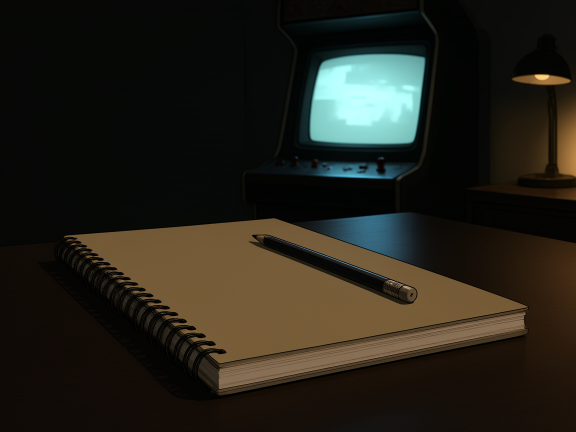
#> input picture slide-decks/img-gen/descartados/c10-base-v1-lapis-na-capa.png, 1152 x 864 px (shown at 1/2 size)
$ python fecho.py --img descartados/c10-base-v1-lapis-na-capa.png --out out.png
#> lines starting #> are read from the running program, lines starting #| are printed output that depends on the picture
### slide-decks/img-gen/marcas_contagem.py
#!/usr/bin/env python3
"""Desenha marcas de contagem (tallies) numa pagina de caderno gerada vazia.

Por que isto existe: o gerador de imagem nao conta. Pedir "dois blocos QUASE
iguais, com a diferenca pequena circulada" produz marcas aleatorias e um circulo
vermelho em lugar nenhum. Entao a cena (caderno vazio, luz de luminaria) vem do
gerador e as marcas vem de codigo -- assim a diferenca e exatamente a que a
cartela precisa mostrar.

Uso:
  python marcas-contagem.py --img base.png --out saida.png [--esq 40] [--extras 2]
"""
import argparse
import math
import random

from PIL import Image, ImageDraw, ImageFilter


# [16 lines left out: function pagina, not called in this run]


def traco(d, x0, y0, x1, y1, cor, largura, acaso, tremor=1.6):
    """Linha levemente torta, como lapis."""
    passos = max(2, int(math.dist((x0, y0), (x1, y1)) / 9))
    pontos = []
    for i in range(passos + 1):
        t = i / passos
        pontos.append((x0 + (x1 - x0) * t + acaso.uniform(-tremor, tremor),
                       y0 + (y1 - y0) * t + acaso.uniform(-tremor, tremor)))
    d.line(pontos, fill=cor, width=largura, joint="curve")


class Grade:
    """Posicao de cada marca: linhas de grupos de cinco, quebrando no fim da coluna."""

    # [41 lines left out: functions __init__, pos, desenhar, circulo, not called in this run]


def queimar(base, camada, semente=7):
    """Compoe a camada por MULTIPLICACAO, com grao de papel.

    Grafite nao cobre o papel: escurece, e falha onde o dente do papel nao pega.
    Com alfa o traco vira adesivo por cima da imagem gerada e denuncia o codigo;
    multiplicando e quebrando a opacidade com um grao, o risco acompanha a
    sombra e a textura do papel, como lapis de verdade.
    """
    import numpy as np

    b = np.asarray(base.convert("RGB"), dtype=np.float32) / 255.0
    c = np.asarray(camada, dtype=np.float32) / 255.0
    alfa = c[:, :, 3:4]

    rng = np.random.default_rng(semente)
    h, w = alfa.shape[:2]
    # dois graos: um fino (dente do papel) e um grosso (pressao da mao)
    fino = rng.normal(1.0, 0.18, (h, w)).clip(0.35, 1.25)[:, :, None]
    grosso = Image.fromarray((rng.normal(1.0, 0.10, (h // 8, w // 8)).clip(0.6, 1.3)
                              * 128).astype("uint8")).resize((w, h), Image.BICUBIC)
    grosso = (np.asarray(grosso, dtype=np.float32) / 128.0)[:, :, None]

    alfa = (alfa * fino * grosso).clip(0.0, 1.0)
    pintado = b * c[:, :, :3]
    saida = b * (1.0 - alfa) + pintado * alfa
    return Image.fromarray((saida * 255.0).clip(0, 255).astype("uint8"))


# [71 lines left out: function main, not called in this run]


# [2 lines that do not run on import are left out]

### slide-decks/img-gen/fecho.py
#!/usr/bin/env python3
"""Desenha, na capa do caderno fechado, DUAS LINHAS IDENTICAS e um risco sobre elas.

Por que isto existe: a Q10 fecha o capitulo com "duas coisas que sempre andam
juntas sao uma so" -- e o que a Fase 1 vai chamar de dependencia linear. Isso so
funciona na imagem se as duas linhas forem *literalmente* iguais, e o gerador de
difusao nunca repete: ele varia cada traco. Entao a cena vem do gerador e as
duas linhas vem de codigo, com a mesma semente de tremor nas duas.

Uso:
  python fecho.py --img base.png --out saida.png [--cx 0.30] [--cy 0.62]
"""
import argparse
import random

from PIL import Image, ImageDraw, ImageFilter

from marcas_contagem import queimar, traco


def main():
    p = argparse.ArgumentParser()
    p.add_argument("--img", required=True)
    p.add_argument("--out", required=True)
    p.add_argument("--cx", type=float, default=0.30,
                   help="centro horizontal das linhas (fracao da largura)")
    p.add_argument("--cy", type=float, default=0.62,
                   help="centro vertical das linhas (fracao da altura)")
    p.add_argument("--largura", type=float, default=0.30,
                   help="comprimento de cada linha (fracao da largura)")
    p.add_argument("--semente", type=int, default=11)
    p.add_argument("--giro", type=float, default=0.0)
    args = p.parse_args()

    base = Image.open(args.img).convert("RGB")
    w, h = base.size
#> w = 1152; h = 864
    camada = Image.new("RGBA", base.size, (0, 0, 0, 0))
#> camada: PIL image 1152x864 RGBA; every value is 0
    d = ImageDraw.Draw(camada)
    grafite = (58, 55, 50, 232)
    vermelho = (152, 36, 30, 220)

    comprimento = w * args.largura
#> comprimento = 345.6
    x0 = w * args.cx - comprimento / 2
#> x0 = 172.8
    y0 = h * args.cy
#> y0 = 535.7
    vao = h * 0.080                      # distancia entre as duas linhas
#> vao = 69.12

    acaso = random.Random(args.semente)
    # o tremor e sorteado UMA vez e usado nas duas linhas: e o que as torna
    # identicas. Sortear de novo por linha faria duas linhas parecidas, nao iguais.
    altura_tique = h * 0.030
#> altura_tique = 25.92
    passo = comprimento / 8
#> passo = 43.2
    inclina_tique = -altura_tique * 0.28   # tique de mao inclina; a 90 graus exatos
#> inclina_tique = -7.26
    #                                       todos eles formam um gradil e a linha
    #                                       le como torta (ilusao de Zollner)
    forma = []
    for i in range(8):
        forma.append((x0 + passo * (i + 0.5) + acaso.uniform(-1.5, 1.5),
                      acaso.uniform(-1.6, 1.6),
                      acaso.uniform(-1.4, 1.4)))

    for linha in range(2):
        yy = y0 + linha * vao
        for (bx, dy0, dy1) in forma:
            traco(d, bx + dy0, yy,
                  bx + dy1 + inclina_tique, yy + altura_tique,
                  grafite, 4, acaso, tremor=0.8)

    # um risco por linha, cada um dentro da sua faixa: um risco UNICO entre as
    # duas lia como divisoria (ou como tique comprido cortado), nao como "riscado".
    for linha in range(2):
        yy = y0 + linha * vao
        traco(d, x0 - comprimento * 0.04, yy + altura_tique + h * 0.010,
              x0 + comprimento * 1.04, yy - h * 0.010,
              vermelho, 4, acaso, tremor=1.6)

    if args.giro:
        camada = camada.rotate(args.giro, resample=Image.BICUBIC,
                               center=(w / 2, h / 2))

    camada = camada.filter(ImageFilter.GaussianBlur(0.55))
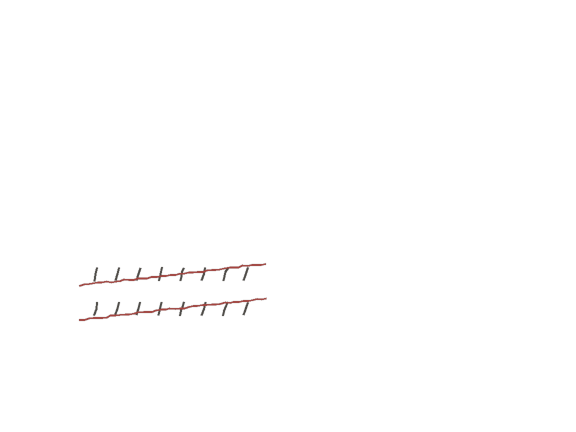
#> camada: PIL image 1152x864 RGBA (shown at 1/2 size); mean R, G, B, A 0.5, 0.2, 0.2, 1; transparent parts drawn white
    queimar(base, camada, args.semente).save(args.out)
#> in queimar, `alfa = c[:, :, 3:4]`:
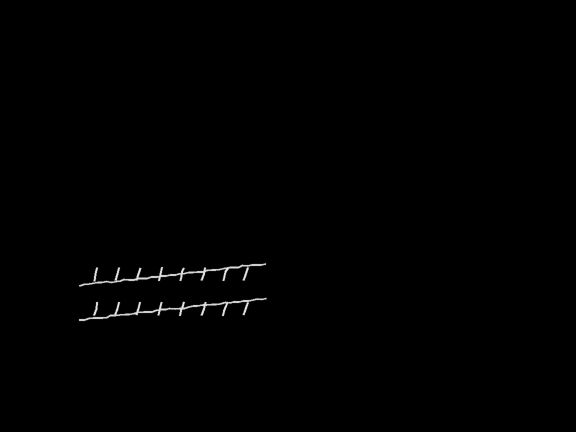
#> alfa: shape (864, 1152, 1) float32 (shown at 1/2 size); min 0, max 0.91, mean 0.00379
#> in queimar, `grosso = Image.fromarray((rng.normal(1.0, 0.10, (h // 8, w // 8)).clip..`:
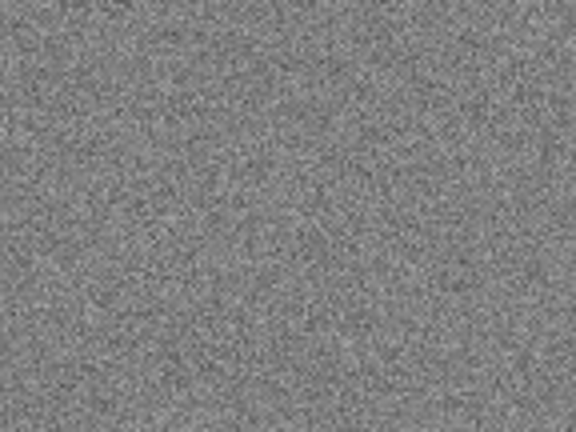
#> grosso: PIL image 1152x864 L (shown at 1/2 size); min 78, max 169, mean 127.6
#> in queimar, `grosso = (np.asarray(grosso, dtype=np.float32) / 128.0)[:, :, None]`:
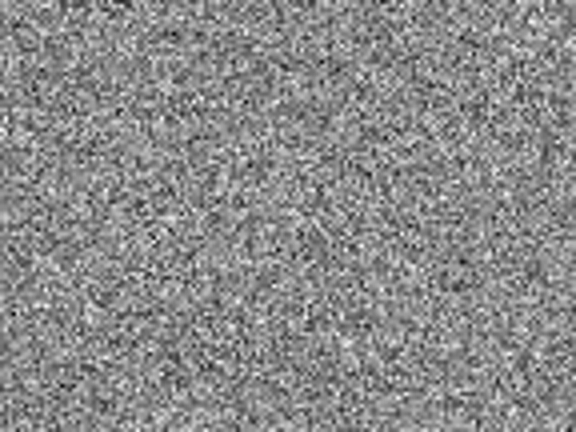
#> grosso: shape (864, 1152, 1) float32 (shown at 1/2 size); min 0.609, max 1.32, mean 0.997; drawn with min black and max white
    print(f"ok {args.out} linhas em ({x0:.0f},{y0:.0f}) comprimento={comprimento:.0f}")
#| ok out.png linhas em (173,536) comprimento=346


if __name__ == "__main__":
    main()
